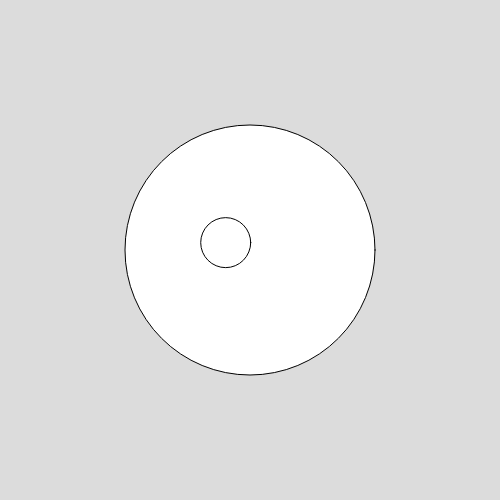
Frame 1 (no input)
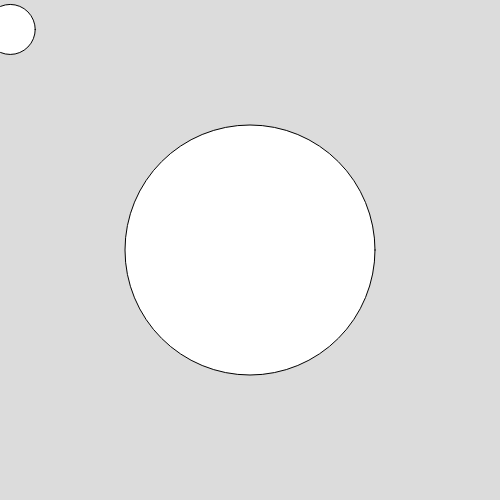
Frame 2 (the mouse pressed at the canvas centre, redrawn once)

The p5.js sketch that drew these frames (run headless with seeded random() and noise() and a simulated clock; the mouse was pressed at the canvas centre and the sketch redrawn once):

// p5.js sketch
// ── sketch.js
function setup() {
    createCanvas(500, 500);
    noLoop();
  }
  
function draw() {
    background(220);
    ellipse(250,250,250,250);
    ellipse(Math.random() * 250,Math.random() * 250,50,50);
  }
